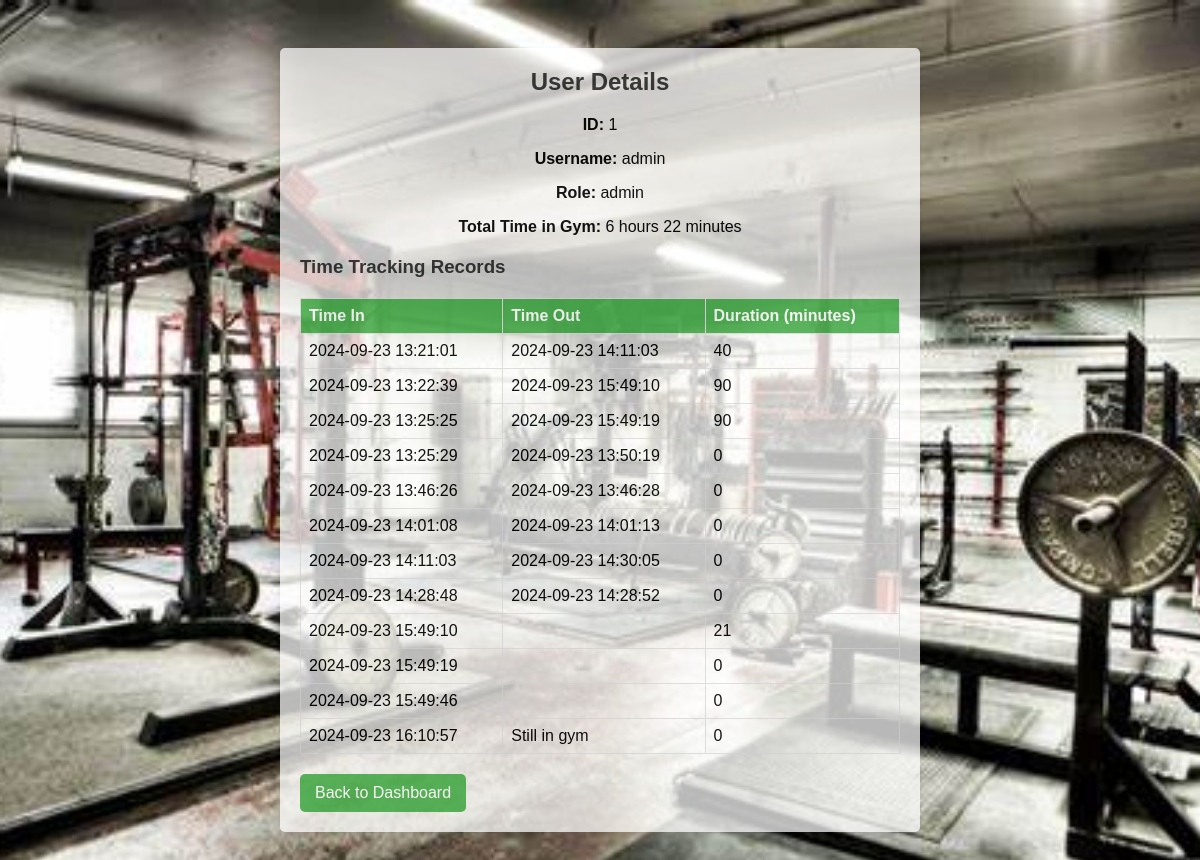
The app's page /user_details.php?id=1 (signed in) with its own data.
### tables this page shows
CREATE TABLE `users` (
  `id` int(11) NOT NULL,
  `username` varchar(100) NOT NULL,
  `password` varchar(255) NOT NULL,
  `role` enum('admin','user') NOT NULL
);

CREATE TABLE `time_tracking` (
  `id` int(11) NOT NULL,
  `user_id` int(11) NOT NULL,
  `time_in` datetime NOT NULL,
  `time_out` datetime DEFAULT NULL,
  `duration` int(11) DEFAULT 0
);

### user_details.php (the view, shortened to what this page needs)
<?php
require 'config.php';
$user_id = $_GET['id'] ?? null;
if ($user_id) {
    $stmt = $pdo->prepare("SELECT * FROM users WHERE id = ?");
    $stmt->execute([$user_id]);
    $user = $stmt->fetch(PDO::FETCH_ASSOC);
    $active_session_stmt = $pdo->prepare("SELECT * FROM time_tracking WHERE user_id = ? AND time_out IS NULL");
    $active_session_stmt->execute([$user_id]);
    $time_tracking_stmt = $pdo->prepare("SELECT * FROM time_tracking WHERE user_id = ?");
    $time_tracking_stmt->execute([$user_id]);
    $time_records = $time_tracking_stmt->fetchAll(PDO::FETCH_ASSOC);
    $total_time = 0;
    foreach ($time_records as $record) {
        if ($record['time_out']) {
            $time_in = new DateTime($record['time_in']);
            $time_out = new DateTime($record['time_out']);
            $total_time += $time_in->diff($time_out)->h * 60 + $time_in->diff($time_out)->i;
        }
    }
}
?>
<!DOCTYPE html>
<html lang="en">
<head>
    <link rel="stylesheet" href="styles.css">
</head>
<body>
    <div class="container">
        <h2>User Details</h2>
        <p><strong>ID:</strong> <?php echo htmlspecialchars($user['id']); ?></p>
        <p><strong>Username:</strong> <?php echo htmlspecialchars($user['username']); ?></p>
        <p><strong>Role:</strong> <?php echo htmlspecialchars($user['role']); ?></p>
        <p><strong>Total Time in Gym:</strong> <?php echo floor($total_time / 60) . ' hours ' . ($total_time % 60) . ' minutes'; ?></p>
        <h3>Time Tracking Records</h3>
        <table>
            <tr>
                <th>Time In</th>
                <th>Time Out</th>
                <th>Duration (minutes)</th>
            </tr>
            <?php foreach ($time_records as $record): ?>
                <tr>
                    <td><?php echo htmlspecialchars($record['time_in']); ?></td>
                    <td><?php echo htmlspecialchars($record['time_out'] ?? ($record === end($time_records) ? 'Still in gym' : '')); ?></td>
                    <td><?php echo htmlspecialchars($record['duration'] ?? ''); ?></td>
                </tr>
            <?php endforeach; ?>
        </table>
        <a class="button" href="admin_dashboard.php">Back to Dashboard</a>
    </div>
</body>
</html>

### styles.css (style rules this page uses)
body { font-family: Arial, sans-serif; background-color: #f4f4f4; padding: 20px; }
h2 { text-align: center; margin-bottom: 20px; }
a { color: #5cb85c; text-decoration: none; }
h3 { margin-top: 20px; }
p { text-align: center; }
h2, h3 { color: #333; }
.container { max-width: 600px; margin: 20px auto; padding: 20px; background-color: #fff; border-radius: 10px; box-shadow: 0 0 15px rgba(0, 0, 0, 0.1); }

### user_details.php (style rules this page uses)
body { font-family: Arial, sans-serif; background-color: #f4f4f4; padding: 20px; }
.container { background-color: white; padding: 20px; border-radius: 5px; box-shadow: 0 2px 5px rgba(0, 0, 0, 0.1); }
h2 { margin-top: 0; }
table { width: 100%; border-collapse: collapse; margin-top: 20px; }
th, td { border: 1px solid #ddd; padding: 8px; text-align: left; }
th { background-color: #4CAF50; color: white; }
.button { display: inline-block; padding: 10px 15px; color: white; background-color: #4CAF50; text-decoration: none; border-radius: 5px; margin-top: 20px; }
body { background-image: url('user.jpeg'); background-size: cover; background-position: center; background-repeat: no-repeat; opacity: 0.9; }
.container { background-color: rgba(255, 255, 255, 0.8); padding: 20px; border-radius: 5px; box-shadow: 0 2px 5px rgba(0, 0, 0, 0.1); }

### records on screen
users: id "1", username "admin", role "admin"
time_tracking: time_in "2024-09-23 13:21:01", time_out "2024-09-23 14:11:03", duration "40"
time_tracking: time_in "2024-09-23 13:22:39", time_out "2024-09-23 15:49:10", duration "90"
time_tracking: time_in "2024-09-23 13:25:25", time_out "2024-09-23 15:49:19", duration "90"
time_tracking: time_in "2024-09-23 13:25:29", time_out "2024-09-23 13:50:19", duration "0"
time_tracking: time_in "2024-09-23 13:46:26", time_out "2024-09-23 13:46:28", duration "0"
time_tracking: time_in "2024-09-23 14:01:08", time_out "2024-09-23 14:01:13", duration "0"
time_tracking: time_in "2024-09-23 14:11:03", time_out "2024-09-23 14:30:05", duration "0"
time_tracking: time_in "2024-09-23 14:28:48", time_out "2024-09-23 14:28:52", duration "0"
time_tracking: time_in "2024-09-23 15:49:10", duration "21"
time_tracking: time_in "2024-09-23 15:49:19", duration "0"
time_tracking: time_in "2024-09-23 15:49:46", duration "0"
time_tracking: time_in "2024-09-23 16:10:57", time_out "Still in gym", duration "0"

### other values on screen
floor($total_time / 60) "6"
$total_time % 60 "22"
